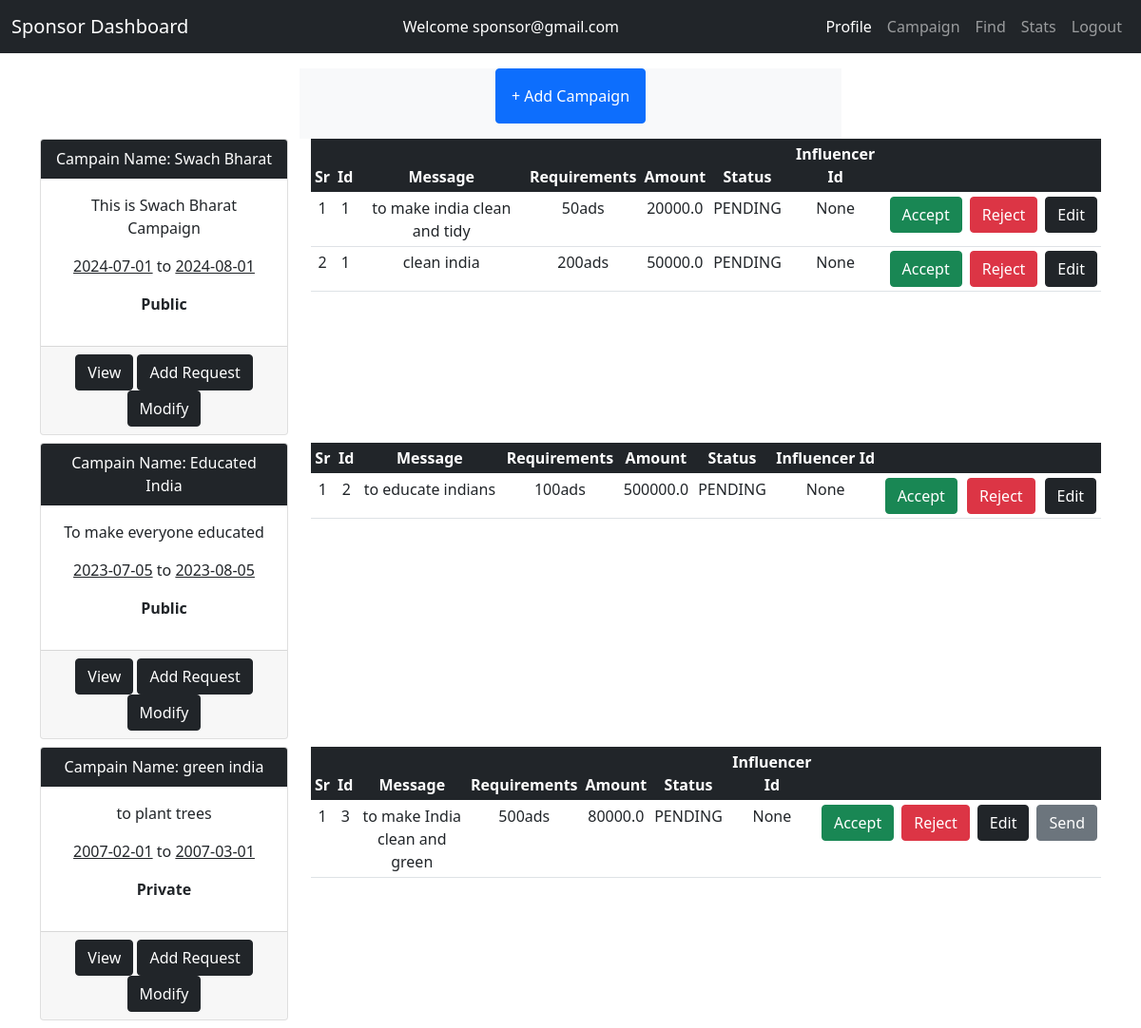
Before: /sponsor/campaign/show (signed in) with the older database file.
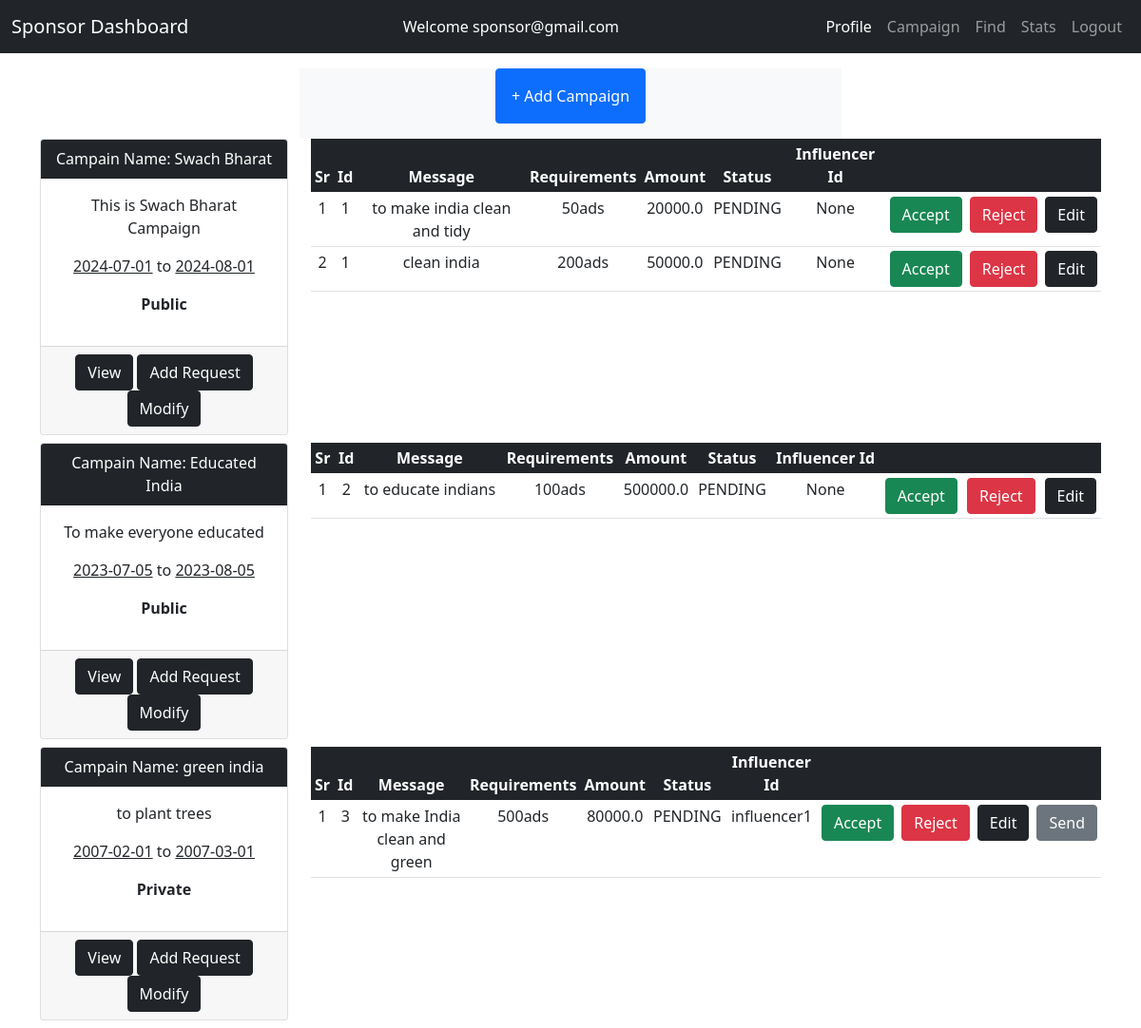
After: the same page with the newer database file.
### models/model.py (models this page shows, shortened)
class AdRequest(db.Model):
  __tablename__ = 'adrequests'
  adrequest_id = db.Column(db.Integer, autoincrement=True, primary_key=True)
  message = db.Column(db.String(200), nullable=False)
  requirements = db.Column(db.String(200), nullable=False)
  payment_amount = db.Column(db.Float, nullable=False)
  status = db.Column(db.String(200), nullable=False)
  campaign_id = db.Column(db.String(200),
                          db.ForeignKey("campaigns.campaign_id"),
                          nullable=False)
  influencer_id = db.Column(db.String(200),
                            db.ForeignKey("influencers.influencer_id"))
  create_date = db.Column(db.DateTime, default=datetime.now(timezone.utc))
  negotiation=db.Column(db.String(400))# negotiation by influencer

### controllers/sponsor.py (the view)
@app.route('/sponsor/campaign/show')
def show_campaign():
  user_id = session['user_id']
  campaigns = Campaign.query.filter_by(sponsor_id=user_id).all()
  adrequests = AdRequest.query.all()
  return render_template('/sponsor/campaign.html',
                         campaigns=campaigns,
                         adrequests=adrequests,
                         user_id=user_id)

### templates/sponsor/campaign.html (shortened to what this page needs)
{% extends '/sponsor/sponsor_dashboard.html' %}
{% block content %}
<div class="container mt-3">
  <div class="row justify-content-center ">
    <div class="col-md-6 bg-light text-center">
          <a type="button" href='/sponsor/campaign' class="btn btn-primary mb-3 p-3">+ Add Campaign</a>
    </div>
  </div>
<div class="row text-center ">
  {% if campaigns %}
  {% for campaign in campaigns %}
  <div class="col-md-3 mb-2">
    <div class="card">
      <div class="card-header bg-dark text-white">
        Campain Name: {{campaign.name}}
      </div>
      <div class="card-body">
        <p>{{ campaign.description }}</p>
         <p><u>{{ campaign.start_date }}</u> to <u>{{ campaign.end_date }}</u></p>
        <p><b>{{campaign.visibility}}</b></p>
      </div>
      <div class="card-footer">
        <a href="/sponsor/campaign/table" class="btn btn-dark">View</a>
        <a href="/sponsor/adrequest/{{campaign.campaign_id}}" class="btn btn-dark">Add Request</a>
        <a href="/sponsor/campaign/modify/{{campaign.campaign_id}}" class="btn btn-dark">Modify </a>
      </div>
    </div>
  </div>
  <div class='col-md-9'>
     {% if campaign.adrequests %}
     <table class='table table-responsive table-sm'>
       <thead class='bg-dark text-white'>
       <tr>
         <th>Sr</th>
         <th> Id</th>
         <th>Message</th>
         <th>Requirements</th>
         <th>Amount</th>
         <th>Status</th>
         <th>Influencer Id</th>
         <td colspan=4></td>
       </tr>
       </thead>
       {% for adrequest in campaign.adrequests %}
       <tr>
         <td>{{loop.index}}</td>
         <td>{{ adrequest.campaign_id  }}</td>
       <td>{{ adrequest.message  }}</td>
         <td>{{ adrequest.requirements   }}</td>
         <td>{{ adrequest.payment_amount  }}</td>
         <td>{{ adrequest.status }}</td>
         <td>{{adrequest.influencer_id}}</td>
         <td><a type="button" href='/admin/campaign/flag' class="btn btn-success">Accept</a></td>
         <td><a type="button" href='/admin/campaign/flag' class="btn btn-danger">Reject</a></td>
         <td><a type="button" href='/sponsor/adrequest/modify/{{adrequest.adrequest_id}}' class="btn btn-dark">Edit</a></td>
         {% if campaign.visibility=='Private' %}
         <td><a type="button" href='/sponsor/send/adrequest/{{adrequest.adrequest_id}}' class="btn btn-secondary">Send</a>
         </td>{% endif %}
       </tr>
       {% endfor %}
       </table>
       {% else %}
       <h3 class='mt-3'>No Adrequests</h3>
       <a type="button" href='/sponsor/adrequest/{{campaign.campaign_id}}' class="btn btn-dark">Click here to add a request</a>
       {% endif %}
  </div>
   {% endfor %}
   {% endif %}
{% endblock %}

Changed rows visible on the page:
changed AdRequest "to make India clean and green": influencer_id "None" → "influencer1"
